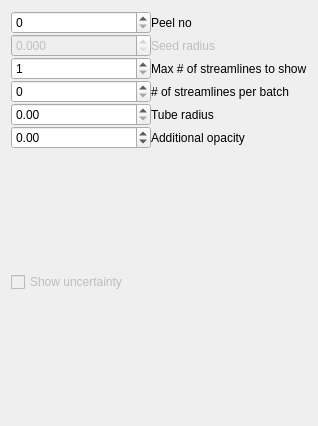
                 <widget class="QWidget" name="scrollAreaWidgetContents_4">
                  <property name="geometry">
                   <rect>
                    <x>0</x>
                    <y>0</y>
                    <width>318</width>
                    <height>426</height>
                   </rect>
                  </property>
                  <layout class="QGridLayout" name="gridLayout_15">
                   <item row="0" column="0">
                    <layout class="QGridLayout" name="gridLayout_9">
                     <property name="spacing">
                      <number>0</number>
                     </property>
                     <item row="2" column="1">
                      <widget class="QLabel" name="label_29">
                       <property name="text">
                        <string>Max # of streamlines to show</string>
                       </property>
                      </widget>
                     </item>
                     <item row="2" column="0">
                      <widget class="QSpinBox" name="txt_maxStreamlineCount">
                       <property name="sizePolicy">
                        <sizepolicy hsizetype="Minimum" vsizetype="Fixed">
                         <horstretch>0</horstretch>
                         <verstretch>0</verstretch>
                        </sizepolicy>
                       </property>
                       <property name="minimum">
                        <number>1</number>
                       </property>
                       <property name="maximum">
                        <number>100000</number>
                       </property>
                      </widget>
                     </item>
                     <item row="5" column="1">
                      <widget class="QLabel" name="label_31">
                       <property name="text">
                        <string>Additional opacity</string>
                       </property>
                      </widget>
                     </item>
                     <item row="4" column="1">
                      <widget class="QLabel" name="label_30">
                       <property name="text">
                        <string>Tube radius</string>
                       </property>
                      </widget>
                     </item>
                     <item row="0" column="0">
                      <widget class="QSpinBox" name="txt_peelNo">
                       <property name="maximum">
                        <number>30</number>
                       </property>
                       <property name="value">
                        <number>0</number>
                       </property>
                      </widget>
                     </item>
                     <item row="4" column="0">
                      <widget class="QDoubleSpinBox" name="txt_tubeRadius">
                       <property name="singleStep">
                        <double>0.100000000000000</double>
                       </property>
                      </widget>
                     </item>
                     <item row="5" column="0">
                      <widget class="QDoubleSpinBox" name="txt_addOpacity">
                       <property name="minimum">
                        <double>-1.000000000000000</double>
                       </property>
                       <property name="maximum">
                        <double>1.000000000000000</double>
                       </property>
                       <property name="singleStep">
                        <double>0.050000000000000</double>
                       </property>
                      </widget>
                     </item>
                     <item row="3" column="0">
                      <widget class="QSpinBox" name="txt_batchCount">
                       <property name="maximum">
                        <number>10000</number>
                       </property>
                      </widget>
                     </item>
                     <item row="0" column="1">
                      <widget class="QLabel" name="label_3">
                       <property name="text">
                        <string>Peel no</string>
                       </property>
                      </widget>
                     </item>
                     <item row="6" column="1">
                      <spacer name="verticalSpacer_6">
                       <property name="orientation">
                        <enum>Qt::Vertical</enum>
                       </property>
                       <property name="sizeHint" stdset="0">
                        <size>
                         <width>20</width>
                         <height>40</height>
                        </size>
                       </property>
                      </spacer>
                     </item>
                     <item row="3" column="1">
                      <widget class="QLabel" name="label_4">
                       <property name="text">
                        <string># of streamlines per batch</string>
                       </property>
                      </widget>
                     </item>
                     <item row="1" column="0">
                      <widget class="QDoubleSpinBox" name="txt_seed_radius">
                       <property name="enabled">
                        <bool>false</bool>
                       </property>
                       <property name="sizePolicy">
                        <sizepolicy hsizetype="Minimum" vsizetype="Fixed">
                         <horstretch>0</horstretch>
                         <verstretch>0</verstretch>
                        </sizepolicy>
                       </property>
                       <property name="decimals">
                        <number>3</number>
                       </property>
                       <property name="maximum">
                        <double>10.000000000000000</double>
                       </property>
                       <property name="singleStep">
                        <double>0.100000000000000</double>
                       </property>
                      </widget>
                     </item>
                     <item row="1" column="1">
                      <widget class="QLabel" name="txt_seed_radius_label">
                       <property name="enabled">
                        <bool>false</bool>
                       </property>
                       <property name="text">
                        <string>Seed radius</string>
                       </property>
                      </widget>
                     </item>
                     <item row="6" column="0">
                      <widget class="QCheckBox" name="check_uncertainty">
                       <property name="enabled">
                        <bool>false</bool>
                       </property>
                       <property name="text">
                        <string>Show uncertainty</string>
                       </property>
                      </widget>
                     </item>
                    </layout>
                   </item>
                  </layout>
                 </widget>
